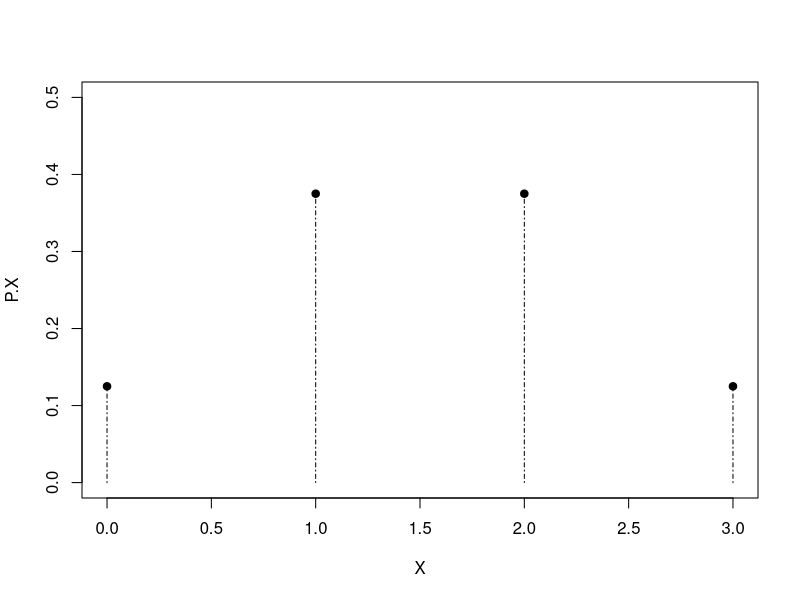
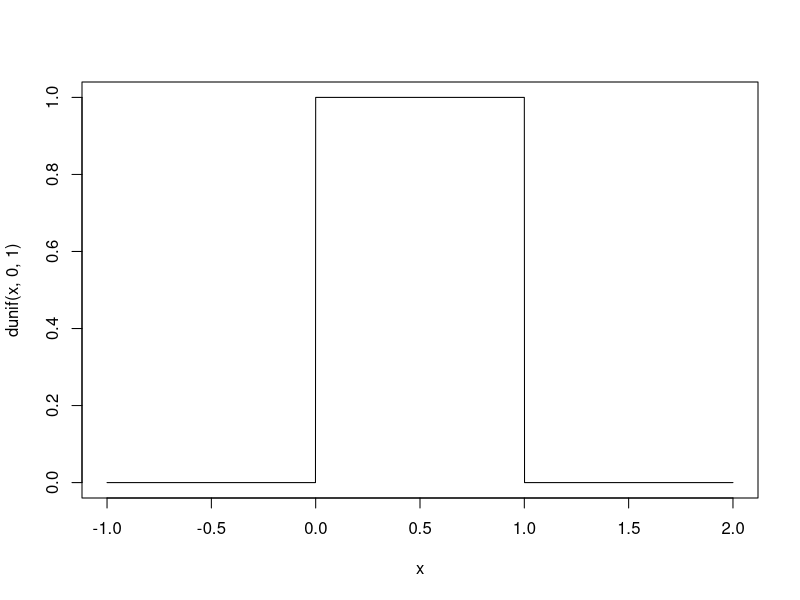

Write R code to recreate these figures, in order.
library("MASS")

#이산형 확률변수 X의 값
X <- 0:3
#확률변수 X의 확률
P.X <- c(1/8, 3/8, 3/8, 1/8)
#이산형 확률분포 그래프; lty는 확률의 높이를 점선으로 표시, ylim()은 y축의 범위를 말함
plot(X, P.X, type = "h", lty=4, ylim=c(0,0.5))
points(X, P.X, pch=19)


#연속형 확률분포 x의 범위 설정
x <- seq(-1, 2, 0.001)
#pdf의 균등분포 dunif(), type="l"에서 l은 line이다. 
plot(x, dunif(x, 0, 1), type="l")


#연속형 확률변수의 확률 계산
#확률밀도함수(pdf)생성: function(x)
f <- function(x) ifelse(x>0 & x<1, 1, 0) # pdf값은 0<x<1이면 1, 아니면 0
result <- integrate(f, 0.4, 0.7) #주어진 구간에서 적분(integrate())
result $ value #확률


#X, Y의 결합확률분포
X.value <- c(1, 3)
Y.value <- 0:2
prob <- c(1/4, 1/12, 0, 1/3, 1/4, 1/12)
prob.mat <- matrix(prob, length(X.value)) #matrix(값, 행의개수, 열의개수):확률을 행렬로 저장
rownames(prob.mat) <- X.value
colnames(prob.mat) <- Y.value
prob.mat


#X의 주변확률분포
X.marginal <- apply(prob.mat, 1, sum)
fractions(X.marginal)

#X의 기댓값
E.X <- sum(X.value * X.marginal)
E.X 


#T의 주변확률분포표
Y.marginal <- apply(prob.mat, 2, sum)
fractions(Y.marginal) 

#Y의 기댓값
E.Y <- sum(Y.value * Y.marginal)
E.Y



#공분산
#XY의 확률분포표
XY.value <- outer(X.value, Y.value, function(x, y) x*y)
XY.prob <- tapply(prob.mat, XY.value, sum)
fractions(XY.prob)

#XY의 기댓값
XY.value <- as.integer(names(XY.prob))
E.XY <- sum(XY.value * XY.prob)
E.XY

#공분산
XY.cov <- E.XY - E.X * E.Y
fractions(XY.cov)


